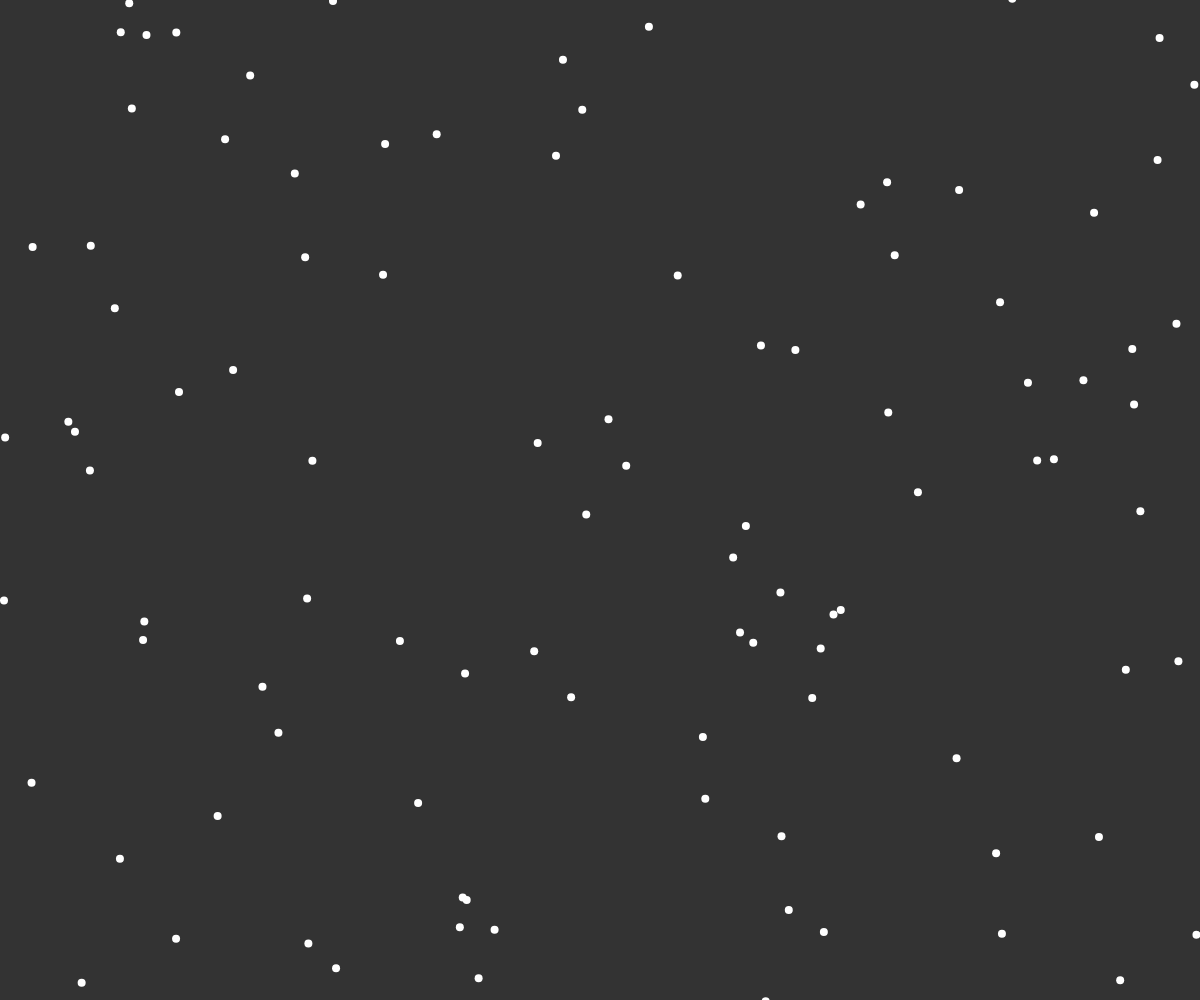
Frame 1 (no input)
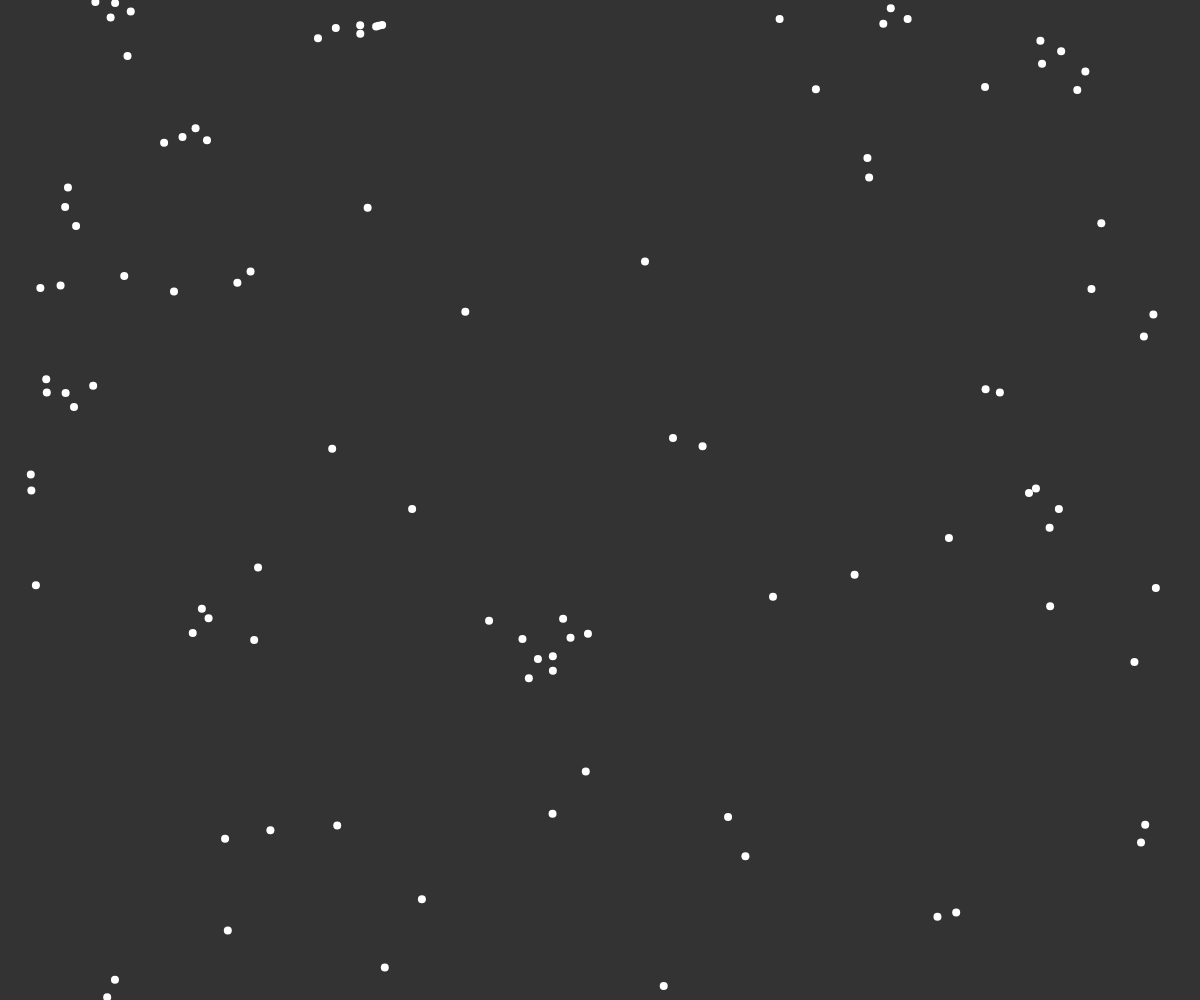
Frame 60 (no input)
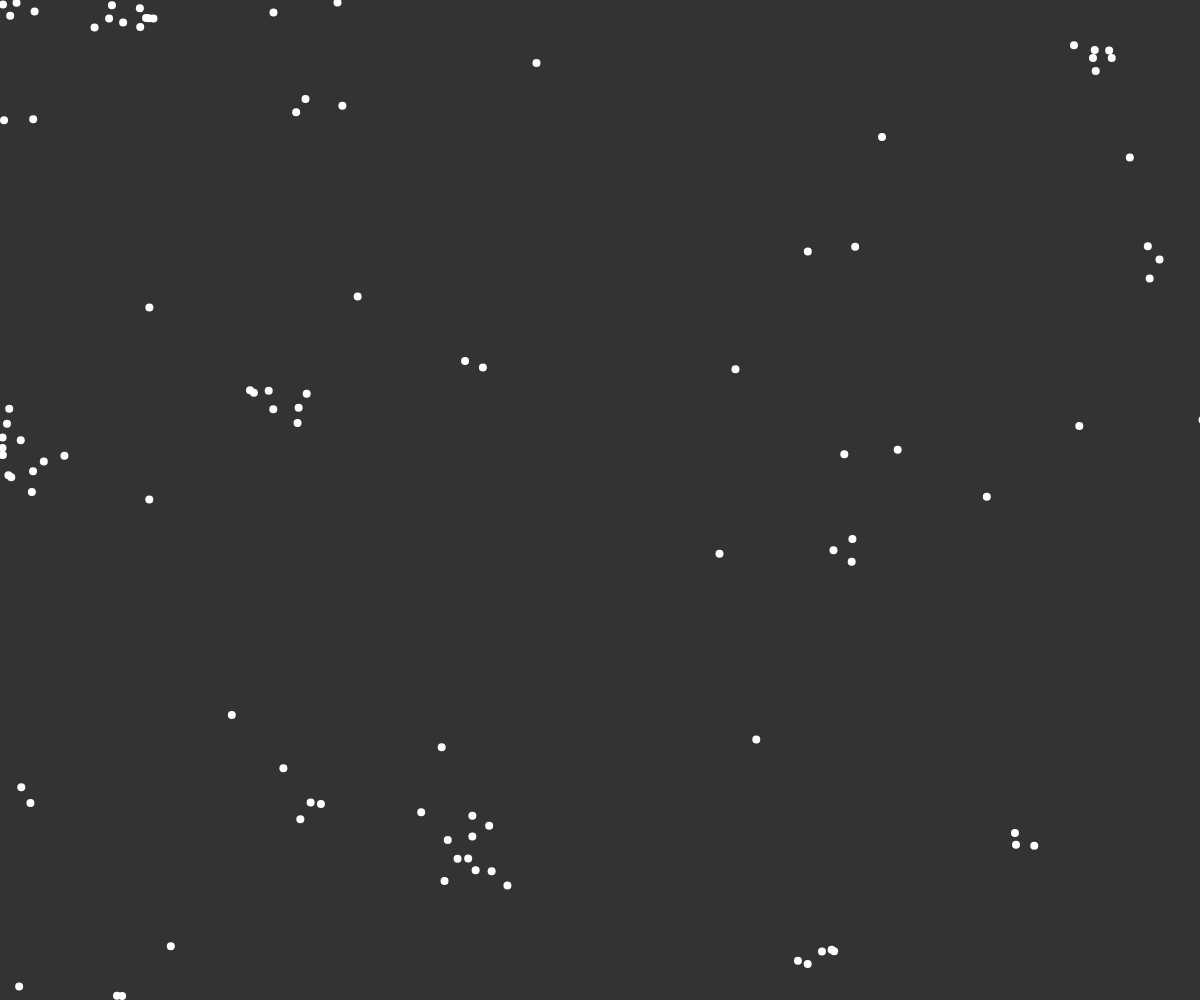
Frame 120 (the mouse pressed at the canvas centre since frame 60)

The p5.js sketch that drew these frames (run headless with seeded random() and noise() and a simulated clock; from frame 60 on, the mouse is pressed at the canvas centre):

// p5.js sketch
// ── sketch.js
const flock = [];
var cnv;

function setup() {
  cnv = createCanvas(windowWidth, windowHeight);
  cnv.style("display", "block");
  centerCanvas();

  for (let i = 0; i < 100; i++) {
    flock.push(new Boid());
  }
}

function centerCanvas() {
  var x = (windowWidth - width) / 2;
  var y = (windowHeight - height) / 2;
  cnv.position(x, y);
}

function windowResized() {
  centerCanvas();
}

function draw() {
  background(51);

  for (let boid of flock) {
    boid.edges();
    boid.flock(flock);
    boid.update();
    boid.show();
  }
}

// ── boid.js
class Boid {
  constructor() {
    this.position = createVector(random(width), random(height));
    this.velocity = p5.Vector.random2D();
    this.velocity.setMag(random(2, 5));
    this.acceleration = createVector();
    this.maxForce = 0.2;
    this.maxSpeed = 4;
  }

  edges() {
    if (this.position.x > width) {
      this.position.x = 0;
    } else if (this.position.x < 0) {
      this.position.x = width;
    }
    if (this.position.y > height) {
      this.position.y = 0;
    } else if (this.position.y < 0) {
      this.position.y = height;
    }
  }

  align(boids) {
    let perceptionRadius = 25;
    let steering = createVector();
    let total = 0;
    for (let other of boids) {
      let d = dist(
        this.position.x,
        this.position.y,
        other.position.x,
        other.position.y
      );
      if (other != this && d < perceptionRadius) {
        steering.add(other.velocity);
        total++;
      }
    }
    if (total > 0) {
      steering.div(total);
      steering.setMag(this.maxSpeed);
      steering.sub(this.velocity);
      steering.limit(this.max);
    }
    return steering;
  }

  cohesion(boids) {
    let perceptionRadius = 25;
    let steering = createVector();
    let total = 0;
    for (let other of boids) {
      let d = dist(
        this.position.x,
        this.position.y,
        other.position.x,
        other.position.y
      );
      if (other != this && d < perceptionRadius) {
        steering.add(other.position);
        total++;
      }
    }
    if (total > 0) {
      steering.div(total);
      steering.sub(this.position);
      steering.setMag(this.maxSpeed);
      steering.sub(this.velocity);
      steering.limit(this.maxForce);
    }
    return steering;
  }

  separation(boids) {
    let perceptionRadius = 25;
    let steering = createVector();
    let total = 0;
    for (let other of boids) {
      let d = dist(
        this.position.x,
        this.position.y,
        other.position.x,
        other.position.y
      );
      if (other != this && d < perceptionRadius) {
        let diff = p5.Vector.sub(this.position, other.position);
        diff.div(d);
        steering.add(diff);
        total++;
      }
    }
    if (total > 0) {
      steering.div(total);
      steering.setMag(this.maxSpeed);
      steering.sub(this.velocity);
      steering.limit(this.maxForce);
    }
    return steering;
  }

  flock(boids) {
    let allignment = this.align(boids);
    let cohesion = this.cohesion(boids);
    let separation = this.separation(boids);

    // separation.mult(seaparationSlider.value());
    // cohesion.mult(cohesionSlider.value());
    // allignment.mult(alignSlider.value());

    this.acceleration.add(allignment);
    this.acceleration.add(cohesion);
    this.acceleration.add(separation);
  }

  update() {
    this.position.add(this.velocity);
    this.velocity.add(this.acceleration);
    this.velocity.limit(this.maxSpeed);
    this.acceleration.mult(0);
  }

  show() {
    strokeWeight(8);
    stroke(255);
    point(this.position.x, this.position.y);
  }
}

// ── style.css
#center {
  margin: 0 auto;
  flex: auto;
  justify-content: center;
}
